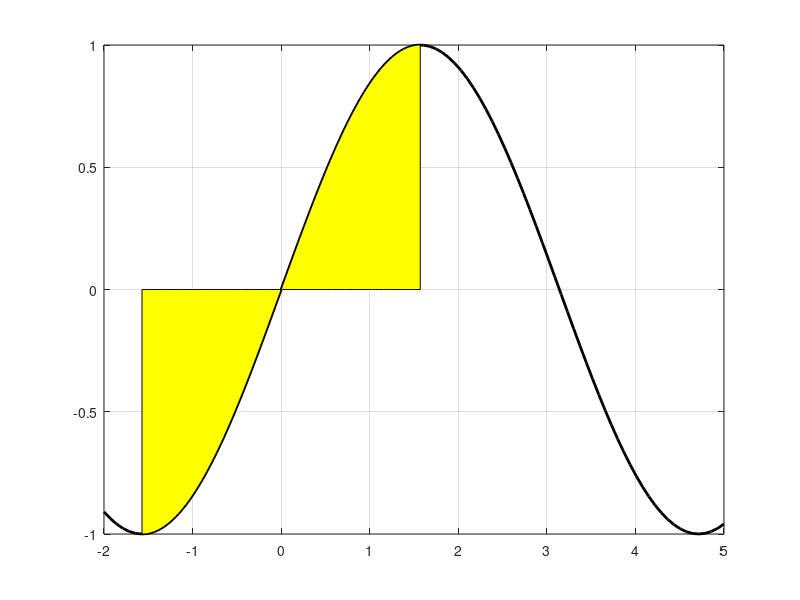
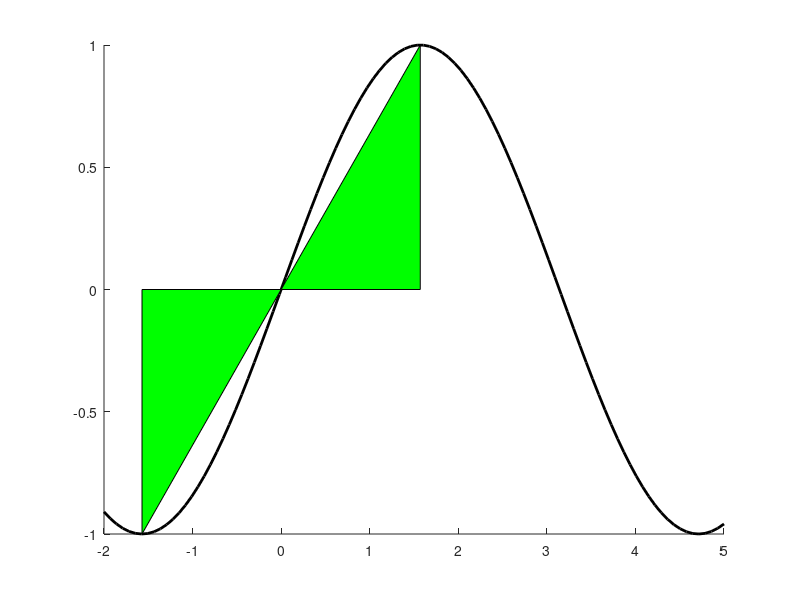
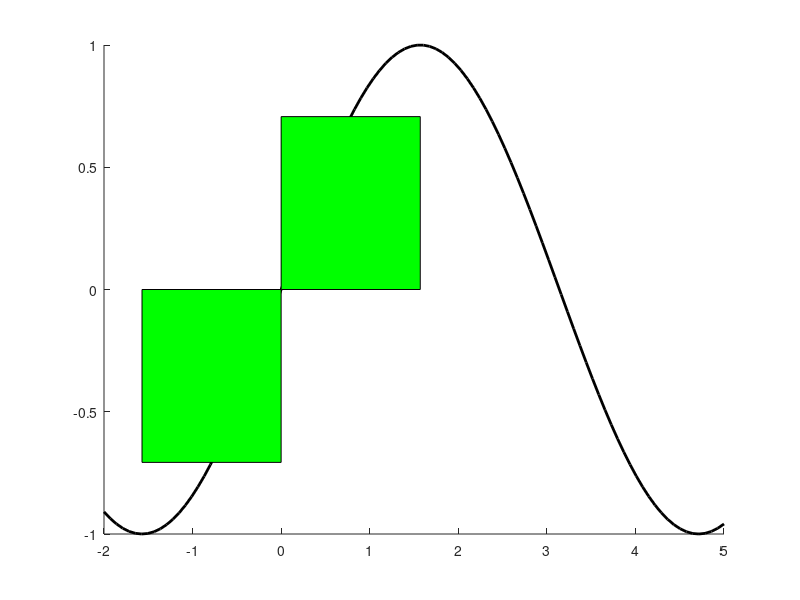

The MATLAB source for these figures, in order:
%% zadani funkce, poctu delicich bodu, atd
f= @(x) sin(x);

x = linspace(-2,5,100);
y = f(x);

figure;
plot(x,y,'k','linewidth',2);
grid on; hold on;

a = -pi/2;
b = pi/2;
int_exact = integral(f,a,b);

X = linspace(a,b,100);
Y = f(X);
area(X,Y,'facecolor','y');

n = 2;
h = (b-a)/n;
Xs = a:h:b;
%% slozene lichobeznikove pravidlo
int_slozlich = 0;

figure; hold on;
plot(x,y,'k','linewidth',2);
for i = 1:n
    xs1 = Xs(i);
    xs2 = Xs(i+1);
    int_slozlich = int_slozlich + (h/2)*(f(xs1)+f(xs2));
    area([xs1 xs2],[f(xs1) f(xs2)],'facecolor','g');
end
disp(['hodnota integralu spoctena sloz. lich. pravidlem je: ' num2str(int_slozlich)]);
disp(['presne reseni integralu: ' num2str(int_exact)]);
%% slozene obdelnikove pravidlo
Sab = 0;
figure; hold on;
plot(x,y,'k','linewidth',2);
for j = 1:n
    xs1 = Xs(j);
    xs2 = Xs(j+1);
    Sab = Sab + h*f((xs1+xs2)/2);
    area([xs1 xs2],[f((xs2+xs1)/2) f((xs2+xs1)/2)],'facecolor','g');
end
disp(['hodnota integralu spoctena sloz. obd. pravidlem je: ' num2str(Sab)]);